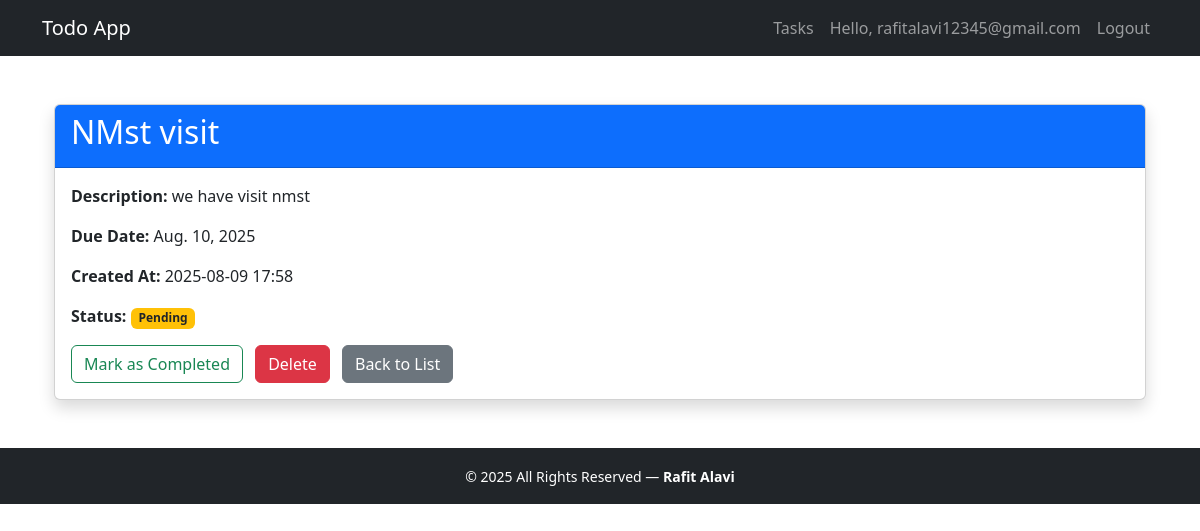
The page /task/27/ (signed in) on the database its author committed.
### todoapp/models.py (models this page shows, shortened)
class Task(models.Model):
    user = models.ForeignKey(User, on_delete=models.CASCADE)  # 👈 Link to user
    title = models.CharField(max_length=200)
    completed = models.BooleanField(default=False)
    date = models.DateField(null=True, blank=True)
    description =  RichTextField(blank=True, null=True)
    created_at = models.DateTimeField(auto_now_add=True)
    updated_at = models.DateTimeField(auto_now=True, null=True, blank=True)
    class Meta:
        ordering = ['completed', 'created_at']

### todoapp/views.py (the view)
# urls.py: path('task/<int:task_id>/', views.task_detail, name='task_detail'),
@login_required
def task_detail(request, task_id):
    task = get_object_or_404(Task, id=task_id, user=request.user)
    return render(request, 'todoapp/task_detail.html', {'task': task})

### todoapp/templates/todoapp/task_detail.html (shortened to what this page needs)
{% extends 'todoapp/base.html' %}
{% block content %}
<div class="container mt-5">
    <div class="card shadow">
        <div class="card-header bg-primary text-white">
            <h2>{{ task.title }}</h2>
        </div>
        <div class="card-body">
            <p><strong>Description:</strong> {{ task.description|default:"No description provided." }}</p>
            <p><strong>Due Date:</strong> {{ task.date|default:"No due date set" }}</p>
            <p><strong>Created At:</strong> {{ task.created_at|date:"Y-m-d H:i" }}</p>
            <p><strong>Status:</strong>
                {% if task.completed %}
                    <span class="badge bg-success">Completed</span>
                {% else %}
                    <span class="badge bg-warning text-dark">Pending</span>
                {% endif %}
            </p>
            <a href="{% url 'toggle_complete' task.id %}" class="btn btn-outline-success me-2">
                {% if task.completed %}Mark as Pending{% else %}Mark as Completed{% endif %}
            </a>
            <a href="{% url 'delete_task' task.id %}" class="btn btn-danger"
               onclick="return confirm('Are you sure you want to delete this task?');">Delete</a>
            <a href="{% url 'index' %}" class="btn btn-secondary ms-2">Back to List</a>
        </div>
    </div>
</div>
{% endblock %}

### todoapp/templates/todoapp/base.html (shortened to what this page needs)
<!DOCTYPE html>
<html lang="en">
<head>
    <link href="https://cdn.jsdelivr.net/npm/bootstrap@5.3.0/dist/css/bootstrap.min.css" rel="stylesheet">
</head>
<body>
    <nav class="navbar navbar-expand-lg navbar-dark bg-dark">
        <div class="container">
            <a class="navbar-brand" href="{% url 'index' %}">Todo App</a>
            <div class="navbar-nav">
                {% if user.is_authenticated %}
                <a class="nav-item nav-link" href="{% url 'index' %}">Tasks</a>
                 <span class="nav-item nav-link">Hello, {{ user.username }}</span>
                <a class="nav-item nav-link" href="{% url 'logout' %}">Logout</a>
                {% else %}
                <a class="nav-item nav-link" href="{% url 'login' %}">Login</a>
                {% endif %}
            </div>
        </div>
    </nav>
    <div class="container mt-4">
        {% block content %}
        {% endblock %}
    </div>
    <footer class="bg-dark text-white text-center py-3 mt-5">
        <div class="container">
            <small>&copy; 2025 All Rights Reserved — <strong>Rafit Alavi</strong></small>
        </div>
    </footer>
</body>
</html>

### rows shown on the page
Task: title "NMst visit", description "we have visit nmst", date "Aug. 10, 2025", created_at "2025-08-09 17:58"

### other values the page prints
{{ user.username }} "rafitalavi12345@gmail.com"
